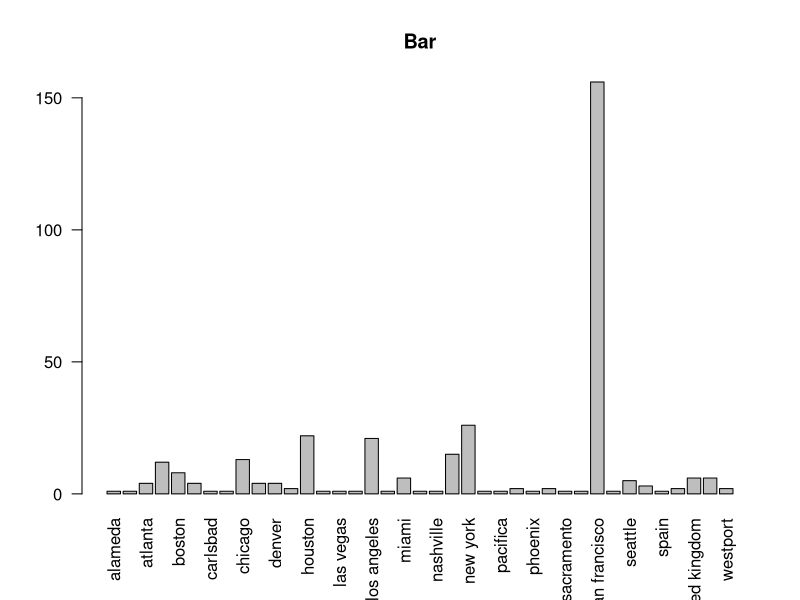
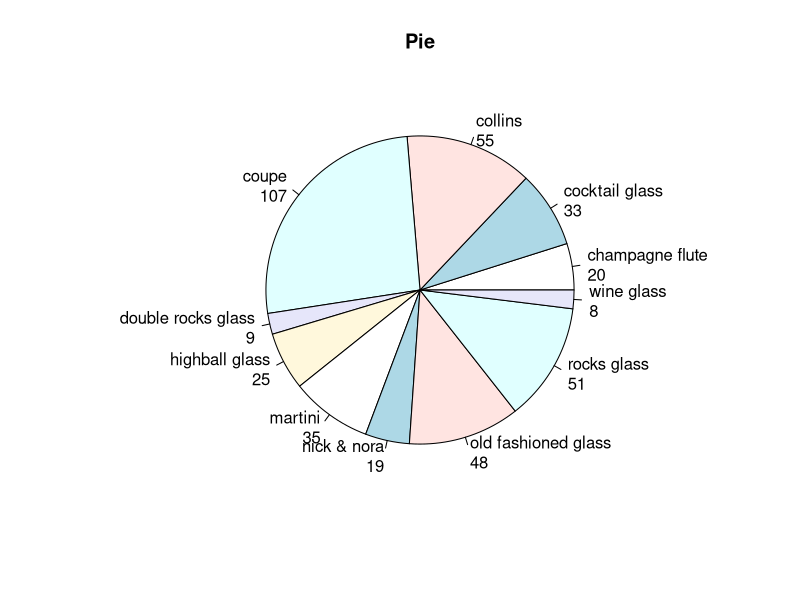
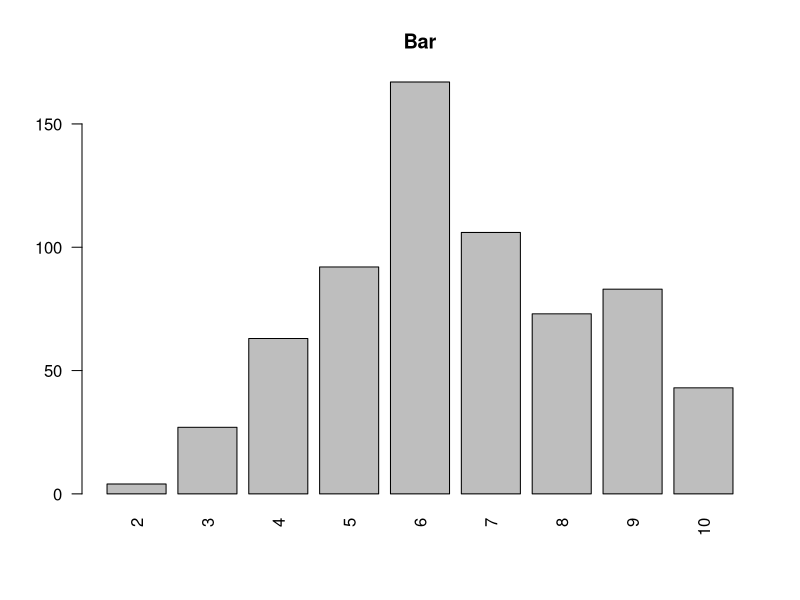
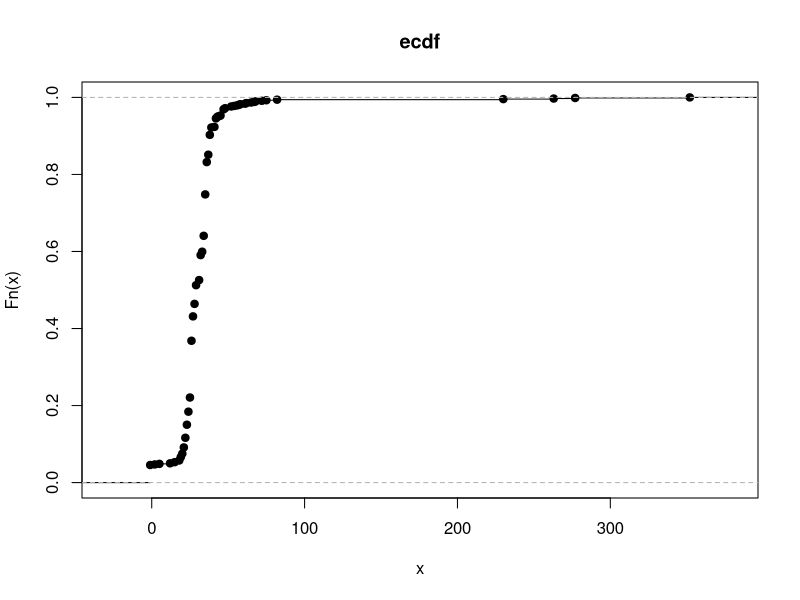
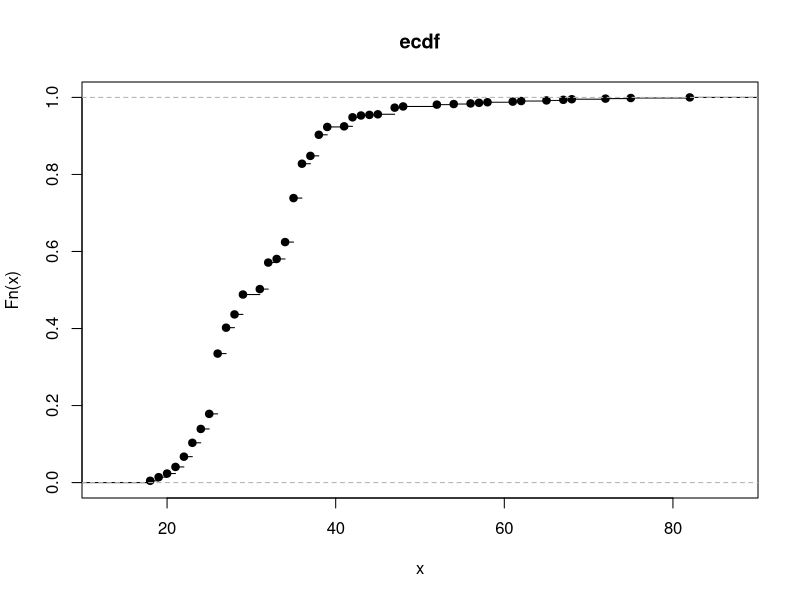
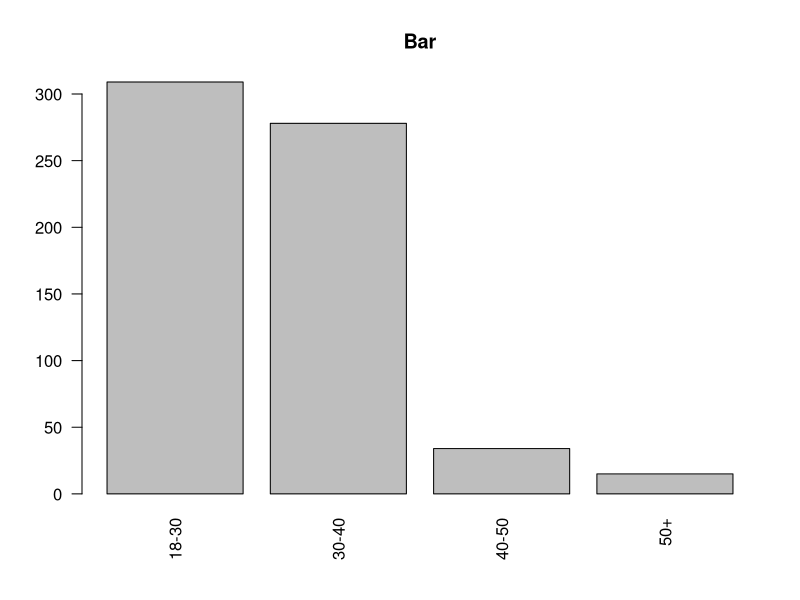

Generate these figures, in order, with R:
## ---- chunk 1

library(data.table) #adatsruktúra
library(dplyr) #adatmanipulciós eszközök
library(ggplot2) #adatvizualizáció
library(tidyr) #adattisztítás

cocktails <- fread('./Cocktails.csv')
cocktails
## ---- chunk 2
str(cocktails)
summary(cocktails)
## ---- chunk 3
row_count <- nrow(cocktails)
col_count <- ncol(cocktails)
col_type <- sapply(cocktails, typeof)
duplication_count <- nrow(cocktails) - uniqueN(cocktails)

cat("1. Sorok száma: ", row_count)
cat("\n")
cat("2. Oszlopok száma: ", col_count)
cat("\n")
cat("3. Oszlopnevek:")
colnames(cocktails)
cat("3-4. Oszlopnevek és az adatok típusa:")
col_type
cat("5. Duplikációszám: ", duplication_count)
## ---- chunk 4
cocktails <- cocktails %>% 
  rename(
    CoktailName = "Cocktail Name"
    )
## ---- chunk 5
cocktails <- select(cocktails,-c(Ingredients, Garnish))
## ---- chunk 6
unique_count <- sapply(cocktails, function(y) uniqueN(y))
na_count <-sapply(cocktails, function(y) sum(length(which(is.na(y)))))

cat("6. Különböző értékek száma oszloponként:")
unique_count
cat("7. A hiányzó értékek száma oszloponként:")
na_count
## ---- chunk 7
unique(cocktails$Location)
## ---- chunk 8
tail(cocktails, 3)
## ---- chunk 9
cocktails$Bartender[is.na(cocktails$Bartender)]
cocktails$Bartender[cocktails$Bartender == "null" | cocktails$Bartender == "nan"]
## ---- chunk 10
desc_stat <- function(df){
    duplication_count <- nrow(df) - uniqueN(df)
    unique_count <- sapply(df, function(y) uniqueN(y))
    na_count <-sapply(df, function(y) sum(length(which(is.na(y)))))
    row_count <- nrow(df)
    col_count <- ncol(df)
    col_type <- sapply(df, typeof)

    cat("1. Sorok száma: ", row_count)
    cat("\n")
    cat("2. Oszlopok száma: ", col_count)
    cat("\n")
    cat("3-4. Oszlopnevek és az adatok típusa:")
    cat(col_type)
    cat("\n")
    cat("5. Duplikációszám: ", duplication_count)
    cat("\n")
    cat("6. Különböző értékek száma oszloponként:")
    cat(unique_count)
    cat("\n")
    cat("7. A hiányzó értékek száma oszloponként:")
    cat(na_count)
}
## ---- chunk 11
create_pie <- function(column, title = "Pie") {
    c <- table(column)
    l <- paste(names(c), "\n", c, sep="")
    pie(c, labels = l, 
    main=title)
}
## ---- chunk 12
create_bar <- function(column, title = "Bar", horiz = FALSE){
    c <- table(column)
    barplot(c, main=title, horiz=horiz, las = 2)
}
## ---- chunk 13
create_box <- function(column, title = "Box", notch = FALSE, xlabel = "", ylabel = ""){
    boxplot(column, main=title, notch = notch,
    xlab=xlabel, ylab=ylabel)
}
## ---- chunk 14
create_violin <- function(column, plotcolor = "LightGreen", boxcolor = "red", func = mean, geoms = "point", geom_size = 14, geom_color = "blue"){    
ggplot(cocktails, aes(x="", y = column)) +
    geom_violin(fill= plotcolor) +
    geom_boxplot(width=0.1, color=boxcolor, alpha=0.2) +
    stat_summary(fun.y=func, geom=geoms, shape=20, size=geom_size, color=geom_color)
}
## ---- chunk 15
create_ecdf <- function(column, title = "ecdf"){
    plot(ecdf(column), main = title)
}
## ---- chunk 16
cocktails_clean <- cocktails %>% mutate(CoktailName = tolower(CoktailName), Bartender = tolower(Bartender), 
                          Company = tolower(Company), Location = tolower(Location),
                          Glassware = tolower(Glassware)) %>% distinct()
## ---- chunk 17
desc_stat(cocktails)
## ---- chunk 18
desc_stat(cocktails_clean)
## ---- chunk 19
unique(cocktails_clean$Location)
## ---- chunk 20
cocktails_clean$Location[cocktails_clean$Location == "" | cocktails_clean$Location == "nan" | cocktails_clean$Location == "n/a" | cocktails_clean$Location == "na" | cocktails_clean$Location == "null"] <- NA
## ---- chunk 21
desc_stat(cocktails_clean)
## ---- chunk 22
cocktails_clean$Location[cocktails_clean$Location == "san fransisco"] <- "san francisco"
cocktails_clean$Location[cocktails_clean$Location == "uk"] <- "united kingdom"
## ---- chunk 23
create_bar(cocktails_clean$Location)
## ---- chunk 24
unique(cocktails_clean$Glassware)
## ---- chunk 25
cocktails_clean$Glassware[cocktails_clean$Glassware == "" | cocktails_clean$Glassware == "nan" | cocktails_clean$Glassware == "n/a" | cocktails_clean$Glassware == "na" | cocktails_clean$Glassware == "null"] <- NA
## ---- chunk 26
create_pie(cocktails_clean$Glassware)
## ---- chunk 27
create_bar(cocktails$OfficialRating)
## ---- chunk 28
create_ecdf(cocktails_clean$AgeOfBartender)
## ---- chunk 29
cocktails_clean$AgeOfBartender[cocktails_clean$AgeOfBartender > 120 | cocktails_clean$AgeOfBartender < 18 ] <- NA
## ---- chunk 30
create_ecdf(cocktails_clean$AgeOfBartender)
## ---- chunk 31
cocktails_clean$CoktailName[cocktails_clean$CoktailName == "" | cocktails_clean$CoktailName == "nan" | cocktails_clean$CoktailName == "n/a" | cocktails_clean$CoktailName == "na" | cocktails_clean$CoktailName == "null"] <- NA
cocktails_clean$Bartender[cocktails_clean$Bartender == "" | cocktails_clean$Bartender == "nan" | cocktails_clean$Bartender == "n/a" | cocktails_clean$Bartender == "na" | cocktails_clean$Bartender == "null"] <- NA
cocktails_clean$Company[cocktails_clean$Company == "" | cocktails_clean$Company == "nan" | cocktails_clean$Company == "n/a" | cocktails_clean$Company == "na" | cocktails_clean$Company == "null"] <- NA
## ---- chunk 32
cocktails_clean <- cocktails_clean %>% mutate(AgeCategory=cut(AgeOfBartender, breaks=c(18, 30, 40, 50, Inf), labels=c("18-30","30-40","40-50","50+")))
## ---- chunk 33
create_bar(cocktails_clean$AgeCategory)
